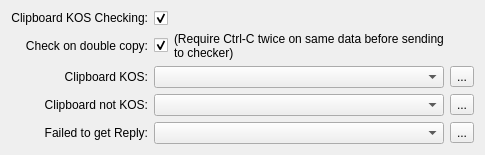
     <widget class="QWidget" name="tab">
      <attribute name="title">
       <string>KOS Checking</string>
      </attribute>
      <layout class="QGridLayout" name="gridLayout_6">
       <item row="0" column="0">
        <widget class="QLabel" name="label_6">
         <property name="sizePolicy">
          <sizepolicy hsizetype="Expanding" vsizetype="Fixed">
           <horstretch>0</horstretch>
           <verstretch>0</verstretch>
          </sizepolicy>
         </property>
         <property name="text">
          <string>Clipboard KOS Checking:</string>
         </property>
         <property name="alignment">
          <set>Qt::AlignRight|Qt::AlignTrailing|Qt::AlignVCenter</set>
         </property>
        </widget>
       </item>
       <item row="0" column="1">
        <widget class="QCheckBox" name="kosCheck">
         <property name="sizePolicy">
          <sizepolicy hsizetype="Fixed" vsizetype="Fixed">
           <horstretch>0</horstretch>
           <verstretch>0</verstretch>
          </sizepolicy>
         </property>
         <property name="text">
          <string/>
         </property>
         <property name="checked">
          <bool>true</bool>
         </property>
        </widget>
       </item>
       <item row="1" column="0">
        <widget class="QLabel" name="label_32">
         <property name="sizePolicy">
          <sizepolicy hsizetype="Expanding" vsizetype="Fixed">
           <horstretch>0</horstretch>
           <verstretch>0</verstretch>
          </sizepolicy>
         </property>
         <property name="text">
          <string>Check on double copy:</string>
         </property>
         <property name="alignment">
          <set>Qt::AlignRight|Qt::AlignTrailing|Qt::AlignVCenter</set>
         </property>
        </widget>
       </item>
       <item row="1" column="1">
        <widget class="QCheckBox" name="checkKosDouble">
         <property name="sizePolicy">
          <sizepolicy hsizetype="Fixed" vsizetype="Fixed">
           <horstretch>0</horstretch>
           <verstretch>0</verstretch>
          </sizepolicy>
         </property>
         <property name="text">
          <string/>
         </property>
         <property name="checked">
          <bool>true</bool>
         </property>
        </widget>
       </item>
       <item row="1" column="2">
        <widget class="QLabel" name="label_33">
         <property name="text">
          <string>(Require Ctrl-C twice on same data before sending to checker)</string>
         </property>
         <property name="wordWrap">
          <bool>true</bool>
         </property>
        </widget>
       </item>
       <item row="2" column="0">
        <widget class="QLabel" name="label_11">
         <property name="sizePolicy">
          <sizepolicy hsizetype="Expanding" vsizetype="Fixed">
           <horstretch>0</horstretch>
           <verstretch>0</verstretch>
          </sizepolicy>
         </property>
         <property name="text">
          <string>Clipboard KOS:</string>
         </property>
         <property name="alignment">
          <set>Qt::AlignRight|Qt::AlignTrailing|Qt::AlignVCenter</set>
         </property>
        </widget>
       </item>
       <item row="2" column="1" colspan="2">
        <widget class="QComboBox" name="clipKosCombo">
         <property name="sizePolicy">
          <sizepolicy hsizetype="Preferred" vsizetype="Fixed">
           <horstretch>1</horstretch>
           <verstretch>0</verstretch>
          </sizepolicy>
         </property>
        </widget>
       </item>
       <item row="2" column="3">
        <widget class="QToolButton" name="clipKosTestButton">
         <property name="text">
          <string>...</string>
         </property>
         <property name="icon">
          <iconset resource="resources.qrc">
           <normaloff>:/graphics/volume-icon.png</normaloff>:/graphics/volume-icon.png</iconset>
         </property>
        </widget>
       </item>
       <item row="3" column="0">
        <widget class="QLabel" name="label_12">
         <property name="sizePolicy">
          <sizepolicy hsizetype="Expanding" vsizetype="Fixed">
           <horstretch>0</horstretch>
           <verstretch>0</verstretch>
          </sizepolicy>
         </property>
         <property name="text">
          <string>Clipboard not KOS:</string>
         </property>
         <property name="alignment">
          <set>Qt::AlignRight|Qt::AlignTrailing|Qt::AlignVCenter</set>
         </property>
        </widget>
       </item>
       <item row="3" column="1" colspan="2">
        <widget class="QComboBox" name="clipNotKosCombo">
         <property name="sizePolicy">
          <sizepolicy hsizetype="Preferred" vsizetype="Fixed">
           <horstretch>1</horstretch>
           <verstretch>0</verstretch>
          </sizepolicy>
         </property>
        </widget>
       </item>
       <item row="3" column="3">
        <widget class="QToolButton" name="clipNotKosTestButton">
         <property name="text">
          <string>...</string>
         </property>
         <property name="icon">
          <iconset resource="resources.qrc">
           <normaloff>:/graphics/volume-icon.png</normaloff>:/graphics/volume-icon.png</iconset>
         </property>
        </widget>
       </item>
       <item row="4" column="0">
        <widget class="QLabel" name="label_34">
         <property name="sizePolicy">
          <sizepolicy hsizetype="Expanding" vsizetype="Fixed">
           <horstretch>0</horstretch>
           <verstretch>0</verstretch>
          </sizepolicy>
         </property>
         <property name="text">
          <string>Failed to get Reply:</string>
         </property>
         <property name="alignment">
          <set>Qt::AlignRight|Qt::AlignTrailing|Qt::AlignVCenter</set>
         </property>
        </widget>
       </item>
       <item row="4" column="1" colspan="2">
        <widget class="QComboBox" name="comboIncomplete">
         <property name="sizePolicy">
          <sizepolicy hsizetype="Preferred" vsizetype="Fixed">
           <horstretch>1</horstretch>
           <verstretch>0</verstretch>
          </sizepolicy>
         </property>
        </widget>
       </item>
       <item row="4" column="3">
        <widget class="QToolButton" name="incompleteTestButton">
         <property name="text">
          <string>...</string>
         </property>
         <property name="icon">
          <iconset resource="resources.qrc">
           <normaloff>:/graphics/volume-icon.png</normaloff>:/graphics/volume-icon.png</iconset>
         </property>
        </widget>
       </item>
      </layout>
     </widget>
